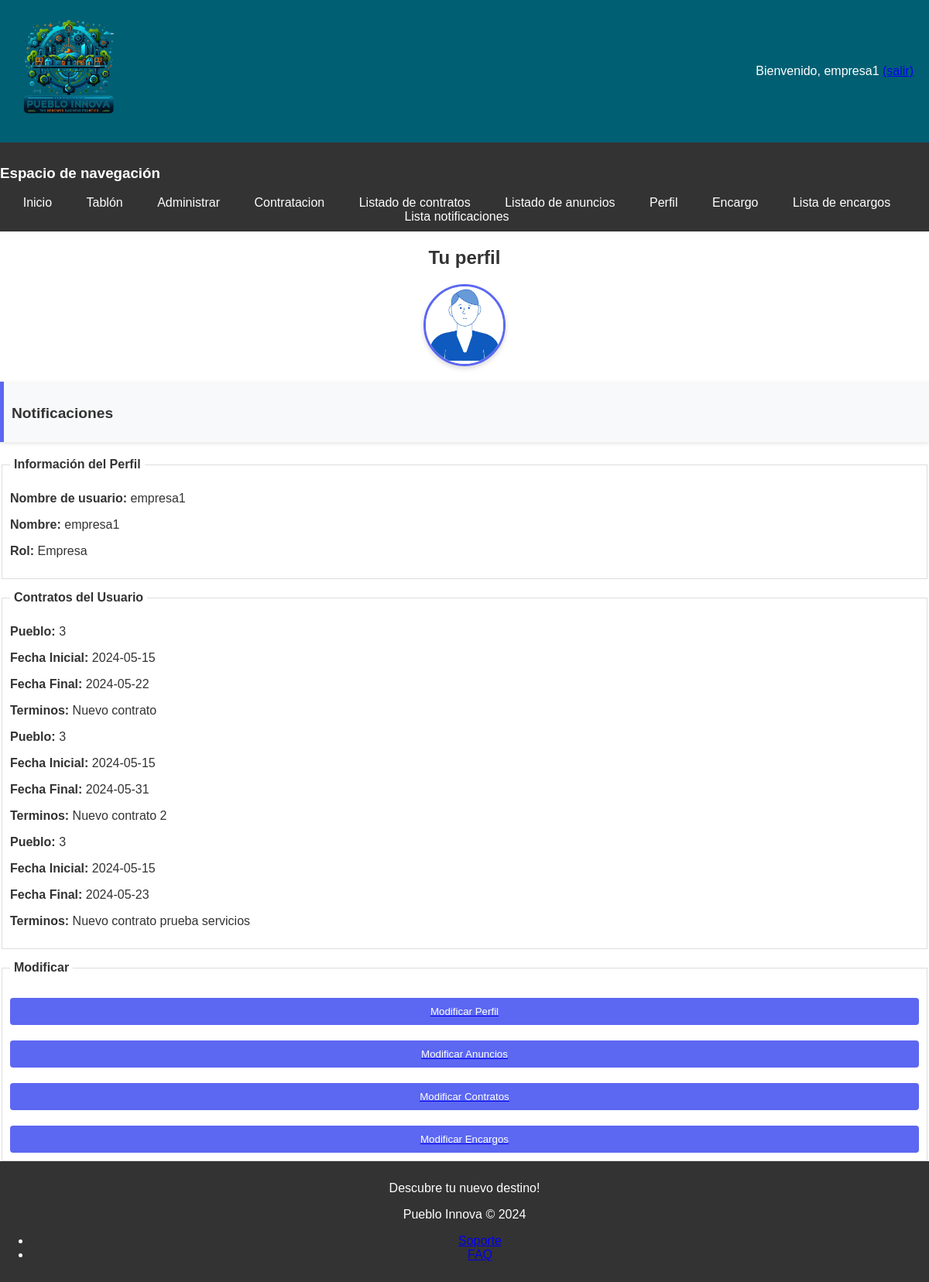
Screenshot of /perfil.php (signed in) with the database file from the repository.
### tables this page shows
CREATE TABLE `usuarios` (
  `id` int(11) NOT NULL,
  `nombreUsuario` varchar(30) NOT NULL,
  `password` varchar(70) NOT NULL,
  `nombre` varchar(50) NOT NULL,
  `rol` int(11) NOT NULL,
  `nombreImg` varchar(70) NOT NULL COMMENT 'Nombre la foto de perfil. Calcula la ruta en carpetas'
);

CREATE TABLE `contratos` (
  `id` int(11) NOT NULL,
  `idEmpresa` int(11) NOT NULL,
  `idPueblo` int(11) NOT NULL,
  `fechaInicial` date NOT NULL,
  `fechaFinal` date NOT NULL,
  `terminos` varchar(256) NOT NULL,
  `estado` int(11) NOT NULL
);

### includes/clases/Usuario.php (called while the page is built, shortened)
<?php
class Usuario
{
    private $nombreUsuario;
    private $nombre;
    private $rol;
    private $nombreImg;
    private function __construct($nombreUsuario, $password, $nombre, $rol, $nombreImg, $id = null)
    {
        $this->nombreUsuario = $nombreUsuario;
        $this->nombre = $nombre;
        $this->rol = $rol;
        $this->nombreImg = $nombreImg;
    }
    public static function buscaPorId($idUsuario)
    {
        $conn = Aplicacion::getInstance()->getConexionBd();
        $query = sprintf("SELECT * FROM usuarios WHERE id=%d", $idUsuario);
        $rs = $conn->query($query);
        $result = false;
        if ($rs) {
            $fila = $rs->fetch_assoc();
            if ($fila) {
                $result = new Usuario($fila['nombreUsuario'], $fila['password'], $fila['nombre'], $fila['rol'], $fila['nombreImg'], $fila['id']);
            }
        } else {
            error_log("Error BD ({$conn->errno}): {$conn->error}");
        }
        return $result;
    }
    public function getNombreUsuario()
    {
        return $this->nombreUsuario;
    }
    public function getNombre()
    {
        return $this->nombre;
    }
    public function getRol()
    {
        return $this->rol;
    }
    public function getNombreImg()
    {
        return $this->nombreImg;
    }
}
?>

### includes/clases/Contrato.php (called while the page is built, shortened)
<?php
require_once __DIR__.'/../../includes/clases/Usuario.php';
class Contrato
{
    private $idPueblo;
    private $fechaInicial;
    private $fechaFinal;
    private $terminos;
    public function __construct($idEmpresa, $idPueblo, $fechaInicial, $fechaFinal, $terminos, $estado = self::ESPERA_ESTADO, $id = null)
    {
        $this->idPueblo = $idPueblo;
        $this->fechaInicial = $fechaInicial;
        $this->fechaFinal = $fechaFinal;
        $this->terminos = $terminos;
    }
    public function getIdPueblo()
    {
        return $this->idPueblo;
    }
    public function getTerminos()
    {
        return $this->terminos;
    }
    public function getFechaInicial()
    {
        return $this->fechaInicial;
    }
    public function getFechaFinal()
    {
        return $this->fechaFinal;
    }
    public static function buscaContratosPorEmpresa($idEmpresa)
    {
        $conn = Aplicacion::getInstance()->getConexionBd();
        $query = sprintf("SELECT * FROM contratos WHERE idEmpresa=%d", $idEmpresa);
        $rs = $conn->query($query);
        $contratos = [];
        if ($rs) {
            while ($fila = $rs->fetch_assoc()) {
                $contratos[] = new Contrato($fila['idEmpresa'], $fila['idPueblo'], $fila['fechaInicial'], $fila['fechaFinal'], $fila['terminos'], $fila['estado'], $fila['id']);
            }
        }
        return $contratos;
    }
}
?>

### includes/clases/Anuncio.php (called while the page is built, shortened)
<?php
class Anuncio
{
    public static function getAnunciosByUserId($usuarioId)
    {
        $conn = Aplicacion::getInstance()->getConexionBd();
        $query = sprintf("SELECT * FROM anuncios WHERE idAutor = %d", $usuarioId);
        $result = $conn->query($query);
        $anuncios = [];
        return $anuncios;
    }
}
?>

### includes/clases/Encargo.php (called while the page is built, shortened)
<?php
class Encargo {
    public static function buscaEncargosPorEmpresa($idEmpresa)
    {
        $conn = Aplicacion::getInstance()->getConexionBd();
        $query = sprintf("SELECT * FROM encargos WHERE idEmpresa=%d", $idEmpresa);
        $rs = $conn->query($query);
        $encargos = [];
        return $encargos;
    }
}
?>

### includes/formularios/FormularioPerfil.php (the view, shortened to what this page needs)
<?php
require_once __DIR__.'/../../includes/clases/Usuario.php';
require_once __DIR__.'/../../includes/clases/Anuncio.php';
require_once __DIR__.'/../../includes/clases/Contrato.php';
require_once __DIR__.'/../../includes/clases/Encargo.php';
require_once 'Formulario.php';
class FormularioPerfil extends Formulario
{
    protected function generaCamposFormulario(&$datos) {
        $usuario = Usuario::buscaPorId($_SESSION['id']);
        $nombreUsuario = $usuario->getNombreUsuario();
        $nombre = $usuario->getNombre();
        $rol = $this->nombreRol($usuario->getRol());
        $anuncios = Anuncio::getAnunciosByUserId($_SESSION['id']);
        $contratos = [];
        switch ($usuario->getRol()) {
            case Usuario::EMPRESA_ROLE:
                $contratos = Contrato::buscaContratosPorEmpresa($_SESSION['id']);
                break;
        }
        switch ($usuario->getRol()) {
            case Usuario::EMPRESA_ROLE:
                $encargos = Encargo::buscaEncargosPorEmpresa($_SESSION['id']);
                break;
        }
        $html = <<<EOF
        <fieldset>
            <legend>Información del Perfil</legend>
            <div>
                <p><strong>Nombre de usuario:</strong> $nombreUsuario</p>
            </div>
            <div>
                <p><strong>Nombre:</strong> $nombre</p>
            </div>
            <div>
                <p><strong>Rol:</strong> $rol</p>
            </div>
        </fieldset>
        EOF;
        if (!empty($contratos)) {
            $html .= '<fieldset><legend>Contratos del Usuario</legend>';
            foreach ($contratos as $contrato) {
                $html .= '<div>';
                $html .= '<p><strong>Pueblo:</strong> ' . $contrato->getIdPueblo() . '</p>';
                $html .= '<p><strong>Fecha Inicial:</strong> ' . $contrato->getFechaInicial() . '</p>';
                $html .= '<p><strong>Fecha Final:</strong> ' . $contrato->getFechaFinal() . '</p>';
                $html .= '<p><strong>Terminos:</strong> ' . $contrato->getTerminos() . '</p>';
                $html .= '</div>';
            }
            $html .= '</fieldset>';
        }
        $html .= <<<EOF
        <fieldset>
            <legend>Modificar</legend>
            <div>
                <a href="perfilModificar.php"><button type="button">Modificar Perfil</button></a>
                <a href="anuncioModificar.php"><button type="button">Modificar Anuncios</button></a>
                <a href="contratoModificar.php"><button type="button">Modificar Contratos</button></a>
                <a href="encargoModificar.php"><button type="button">Modificar Encargos</button></a>
            </div>
        </fieldset>
        EOF;
        return $html;
    }
    private function nombreRol($rolNum) {
        switch ($rolNum) {
            case Usuario::EMPRESA_ROLE:
                return 'Empresa';
        }
    }
}

### includes/formularios/Formulario.php (shortened to what this page needs)
<?php
abstract class Formulario
{
    protected $formId;
    protected $method;
    protected $action;
    protected $classAtt;
    protected $enctype;
    public function __construct($formId, $opciones = array())
    {
        $this->formId = $formId;
        $opcionesPorDefecto = array('action' => null, 'method' => 'POST', 'class' => null, 'enctype' => null, 'urlRedireccion' => null);
        $opciones = array_merge($opcionesPorDefecto, $opciones);
        $this->action = $opciones['action'];
        $this->method = $opciones['method'];
        $this->classAtt = $opciones['class'];
        $this->enctype  = $opciones['enctype'];
        if (!$this->action) {
            $this->action = htmlspecialchars($_SERVER['REQUEST_URI']);
        }
    }
    public function gestiona()
    {
        $datos = &$_POST;
        if (!$this->formularioEnviado($datos)) {
            return $this->generaFormulario();
        }
    }
    protected function formularioEnviado(&$datos)
    {
        return isset($datos['formId']) && $datos['formId'] == $this->formId;
    }
    protected function generaFormulario(&$datos = array())
    {
        $htmlCamposFormularios = $this->generaCamposFormulario($datos);
        $classAtt = $this->classAtt != null ? "class=\"{$this->classAtt}\"" : '';
        $enctypeAtt = $this->enctype != null ? "enctype=\"{$this->enctype}\"" : '';
        $htmlForm = <<<EOS
        <form method="{$this->method}" action="{$this->action}" id="{$this->formId}" {$classAtt} {$enctypeAtt}>
            <input type="hidden" name="formId" value="{$this->formId}" />
            $htmlCamposFormularios
        </form>
        EOS;
        return $htmlForm;
    }
}

### perfil.php (shortened to what this page needs)
<?php
require_once __DIR__.'/includes/clases/Usuario.php';
require_once __DIR__.'/includes/formularios/FormularioPerfil.php';
$usuario = isset($_SESSION['id']) ? Usuario::buscaPorId($_SESSION['id']) : null;
$rutaImagenDefecto = 'imagenes/default.png';
$rutaImagenBD = $rutaImagenDefecto;
if ($usuario) {
    $rutaImagenBD = $usuario->getNombreImg() ?: $rutaImagenDefecto;
}
$rutaImagen = $rutaImagenBD;
$form = new FormularioPerfil();
$htmlFormNewAd = $form->gestiona();
$contenidoPrincipal = <<<EOS
<h1>Tu perfil</h1>
<div id="perfil">
<img src="$rutaImagen" alt="Foto de perfil" style="width: 100px; height: 100px; border-radius: 50%;">
</div>
<div id="notificaciones" style="background-color: #f8f9fa; padding: 10px; margin-bottom: 20px;">
    <h2>Notificaciones</h2>
</div>
$htmlFormNewAd
EOS;
$cssEspecifico = 'perfil.css';
require __DIR__.'/includes/vistas/plantillas/plantilla.php';
?>

### includes/vistas/plantillas/plantilla.php (shortened to what this page needs)
<!DOCTYPE html>
<html>
<head>
    <link rel="stylesheet" type="text/css" href="<?= RUTA_CSS ?>/prueba.css">
    <?php if (isset($cssEspecifico)): ?>
        <link rel="stylesheet" type="text/css" href="<?= RUTA_CSS ?>/<?= $cssEspecifico ?>">
    <?php endif; ?>
</head>
<body>
<div id="contenedor">
<?php
require(RAIZ_APP.'/vistas/comun/cabecera.php');
require(RAIZ_APP.'/vistas/comun/encabezado.php');
?>
    <main>
        <article>
            <?= $contenidoPrincipal ?>
        </article>
    </main>
<?php
require(RAIZ_APP.'/vistas/comun/pie.php');
?>
</div>
</body>
</html>

### includes/vistas/comun/cabecera.php
<?php
function mostrarSaludo() {
    $rutaApp = RUTA_APP;
    $html = '';
    if (isset($_SESSION["login"]) && ($_SESSION["login"] === true)) {
        return "Bienvenido, {$_SESSION['nombre']} <a href='{$rutaApp}/logout.php'>(salir)</a>";
    } else {
        return "Usuario desconocido. <a href='{$rutaApp}/login.php'>Login</a> <a href='{$rutaApp}/registro.php'>Registro</a>";
    }
    return $html;
}
?>
<header>
    <div class="logo">
    <img src="<?= RUTA_APP?>/imagenes/logo.png" alt="Logotipo de PuebloInnova" style="width:140px;height:140px;" />
    </div>
    <div class="saludo">
        <?= mostrarSaludo() ?>
    </div>
</header>

### includes/vistas/comun/encabezado.php
<nav id="sidebarIzq">
	<h3>Espacio de navegación</h3>
	<ul>
		<li><a href="<?= RUTA_APP ?>/index.php">Inicio</a></li>
		<li><a href="<?= RUTA_APP ?>/anuncioCrear.php">Tablón</a></li>
		<li><a href="<?= RUTA_APP ?>/admin.php">Administrar</a></li>
		<li><a href="<?= RUTA_APP ?>/contratoCrear.php">Contratacion</a></li>
		<li><a href="<?= RUTA_APP ?>/contratoListado.php">Listado de contratos</a></li>
		<li><a href="<?= RUTA_APP ?>/anuncioListado.php">Listado de anuncios</a></li>
		<li><a href="<?= RUTA_APP ?>/perfil.php">Perfil</a></li>
		<li><a href="<?= RUTA_APP ?>/encargoCrear.php">Encargo</a></li>
		<li><a href="<?= RUTA_APP ?>/encargoListado.php">Lista de encargos</a></li>
		<li><a href="<?= RUTA_APP ?>/notificacionListado.php">Lista notificaciones</a></li>
	</ul>
</nav>

### includes/vistas/comun/pie.php
<footer>
    <p>Descubre tu nuevo destino!</p>
    <p>Pueblo Innova © 2024</p>
    <ul>
        <li><a href="soporte.php">Soporte</a></li>
        <li><a href="faq.php">FAQ</a></li>
    </ul>
</footer>

### css/prueba.css (style rules this page uses)
body { font-family: 'Arial', sans-serif; background-color: #f5f5f5; color: #333; padding: 20px; margin: 0; }
header { background: #005f73; color: white; padding: 20px; display: flex; justify-content: space-between; align-items: center; }
nav { background-color: #333; color: white; padding: 10px 0; }
nav ul { list-style-type: none; padding: 0; text-align: center; margin: 0; }
nav ul li { display: inline; margin-right: 20px; }
nav ul li a { color: white; text-decoration: none; padding: 5px 10px; transition: background-color 0.3s ease-in-out; }
footer { background-color: #333; color: white; text-align: center; padding: 10px 0; position: relative; bottom: 0; left: 0; width: 100%; }
fieldset { border: 1px solid #ddd; padding: 10px; margin-top: 15px; }
legend { padding: 0 5px; font-weight: bold; }
input[type="text"], input[type="password"], input[type="email"], input[type="number"], input[type="submit"], select, button { width: 100%; padding: 10px; margin-top: 5px; border: 1px solid #ccc; border-radius: 4px; }
input[type="submit"], button { background-color: #008cba; color: white; border: none; cursor: pointer; margin-top: 15px; }

### css/perfil.css (style rules this page uses)
:root { --primary-color: #5c67f2; --hover-color: #4a54e1; --text-color: #333; --background-notification: #f8f9fa; --border-radius: 4px; --box-shadow-light: 0 2px 5px rgba(0, 0, 0, 0.1); --box-shadow-heavy: 0 3px 6px rgba(0, 0, 0, 0.15); --spacing-unit: 20px; }
body { font-family: 'Arial', sans-serif; margin: 0; padding: 0; background-color: #fff; }
#perfil img { width: 150px; height: 150px; border-radius: 50%; border: 3px solid var(--primary-color); box-shadow: var(--box-shadow-heavy); display: block; margin: 0 auto; margin-top: var(--spacing-unit); }
#notificaciones { background-color: var(--background-notification); border-left: 5px solid var(--primary-color); padding: 15px; margin-top: var(--spacing-unit); box-shadow: var(--box-shadow-light); margin-bottom: var(--spacing-unit); }
h1 { color: var(--text-color); font-size: 1.5em; text-align: center; }
h2 { color: var(--text-color); font-size: 1.2em; margin-top: 0; padding-top: var(--spacing-unit); }
button { background-color: var(--primary-color); color: white; border: none; padding: 10px 20px; border-radius: var(--border-radius); cursor: pointer; transition: background-color 0.3s ease; display: block; width: 100%; box-sizing: border-box; margin-top: var(--spacing-unit); }

### rows the page displays
usuarios: nombreImg (picture), nombreUsuario "empresa1", nombre "empresa1", rol "Empresa"
contratos: idPueblo "3", fechaInicial "2024-05-15", fechaFinal "2024-05-22", terminos "Nuevo contrato"
contratos: idPueblo "3", fechaInicial "2024-05-15", fechaFinal "2024-05-31", terminos "Nuevo contrato 2"
contratos: idPueblo "3", fechaInicial "2024-05-15", fechaFinal "2024-05-23", terminos "Nuevo contrato prueba servicios"

### other values shown
$_SESSION['nombre'] "empresa1"
